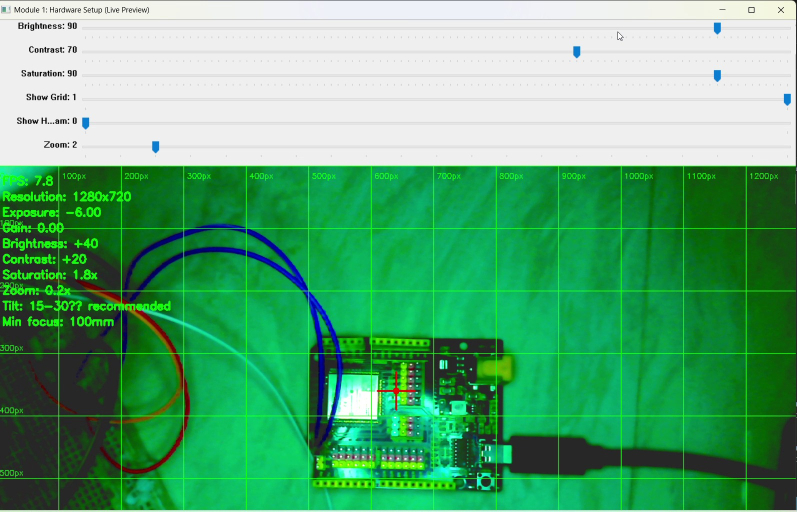
#> input picture module-01-camera-conditioning/images/01_grid_overlay.jpg, 1594 x 1024 px, given in place of the camera (shown at 1/2 size)
$ python module5_robotics_logic.py
#> lines starting #> are read from the running program, lines starting #| are printed output that depends on the picture; after the words box and inside, x2 and y2 are one past the last pixel; in counts of white or black regions, pixels touching at a corner belong together
"""
Module 5: Robotics Implementation & Logic

Single-screen layout with tracking views and dashboard in a 2x2 grid.
Click any panel to expand to fullscreen. Click again to return.
"""

import cv2
import numpy as np
import math
import time


fullscreen_mode = False
fullscreen_panel = None


PANEL_ORDER = ['tracking', 'mask', 'position', 'dashboard']
HINT = "Click panel to fullscreen | 'q' quit"


def nothing(x):
    pass


class LEDTracker:
    def __init__(self, min_area=200, max_area=50000, circularity_thresh=0.6, stability_frames=3):
        self.min_area = min_area
        self.max_area = max_area
        self.circularity_thresh = circularity_thresh
        self.stability_frames = stability_frames
        self.detection_history = []
        self.last_valid_centroid = None
        self.last_valid_area = None
        self.detection_count = 0
        self.total_frames = 0

    def calculate_circularity(self, contour):
        area = cv2.contourArea(contour)
        perimeter = cv2.arcLength(contour, True)
        if perimeter == 0:
            return 0.0
        return (4 * math.pi * area) / (perimeter ** 2)

    # [10 lines left out: functions get_centroid, estimate_distance, not called in this run]

    def update(self, frame, mask):
        self.total_frames += 1
        contours, _ = cv2.findContours(mask, cv2.RETR_EXTERNAL, cv2.CHAIN_APPROX_SIMPLE)
        if not contours:
            self.detection_history.append(False)
            if len(self.detection_history) > self.stability_frames:
                self.detection_history.pop(0)
            return {
                "detected": False, "centroid": self.last_valid_centroid,
                "area": self.last_valid_area, "distance_factor": 0.0,
                "circularity": 0.0, "stable": False,
                "reason": "No contours",
                "detection_rate": self.detection_count / max(self.total_frames, 1),
            }
        best_contour = None
        best_score = -1
        for cnt in contours:
            area = cv2.contourArea(cnt)
            if area < self.min_area or area > self.max_area:
                continue
            circ = self.calculate_circularity(cnt)
            if circ < self.circularity_thresh:
                continue
            score = area * circ
            if score > best_score:
                best_score = score
                best_contour = cnt
        if best_contour is None:
            self.detection_history.append(False)
            if len(self.detection_history) > self.stability_frames:
                self.detection_history.pop(0)
            return {
                "detected": False, "centroid": self.last_valid_centroid,
                "area": self.last_valid_area, "distance_factor": 0.0,
                "circularity": 0.0, "stable": False,
                "reason": "No valid contour",
                "detection_rate": self.detection_count / max(self.total_frames, 1),
            }
        self.detection_count += 1
        area = cv2.contourArea(best_contour)
        centroid = self.get_centroid(best_contour)
        circ = self.calculate_circularity(best_contour)
        dist = self.estimate_distance(area)
        self.last_valid_centroid = centroid
        self.last_valid_area = area
        self.detection_history.append(True)
        if len(self.detection_history) > self.stability_frames:
            self.detection_history.pop(0)
        stable = (all(self.detection_history)
                  and len(self.detection_history) >= self.stability_frames)
        return {
            "detected": True, "centroid": centroid, "area": area,
            "distance_factor": dist, "circularity": circ, "stable": stable,
            "reason": "OK", "detection_rate": self.detection_count / max(self.total_frames, 1),
        }


def initialize_camera(device_index: int = 0) -> cv2.VideoCapture:
    """Open the camera and pin every automatic control.

    Identical in all five modules on purpose: each one must produce the same
    frames regardless of which module ran before it. Windows camera drivers
    retain property state between processes, so a module that leaves a control
    unset inherits whatever the previous run left behind.
    """
    backends = [cv2.CAP_DSHOW, cv2.CAP_MSMF, cv2.CAP_VFW, cv2.CAP_ANY]
    cap = None
    for backend in backends:
        cap = cv2.VideoCapture(device_index, backend)
        if cap.isOpened():
            print(f"Camera opened with backend: {backend}")
            break
        cap.release()
    if cap is None or not cap.isOpened():
        raise RuntimeError("Failed to open camera. Check USB connection.")
    cap.set(cv2.CAP_PROP_FRAME_WIDTH, 1280)
    cap.set(cv2.CAP_PROP_FRAME_HEIGHT, 720)
    cap.set(cv2.CAP_PROP_AUTO_EXPOSURE, 0.25)
    cap.set(cv2.CAP_PROP_EXPOSURE, -6.0)
    cap.set(cv2.CAP_PROP_GAIN, 0.0)
    cap.set(cv2.CAP_PROP_AUTO_WB, 0.0)
    cap.set(cv2.CAP_PROP_FPS, 30)
    return cap


def create_trackbars() -> None:
    cv2.namedWindow("Controls", cv2.WINDOW_NORMAL)
    cv2.resizeWindow("Controls", 400, 250)
    cv2.createTrackbar("Min Area", "Controls", 200, 2000, nothing)
    cv2.createTrackbar("Max Area", "Controls", 500, 1000, nothing)
    cv2.createTrackbar("Circularity", "Controls", 60, 100, nothing)
    cv2.createTrackbar("Stability", "Controls", 3, 10, nothing)


def get_params() -> dict:
    return {
        "min_area": cv2.getTrackbarPos("Min Area", "Controls"),
        "max_area": cv2.getTrackbarPos("Max Area", "Controls") * 100,
        "circularity": cv2.getTrackbarPos("Circularity", "Controls") / 100.0,
        "stability": cv2.getTrackbarPos("Stability", "Controls"),
    }


def preprocess_frame(frame: np.ndarray) -> np.ndarray:
    blurred = cv2.GaussianBlur(frame, (5, 5), 0)
    hsv = cv2.cvtColor(blurred, cv2.COLOR_BGR2HSV)
    lower1 = np.array([0, 120, 80])
    upper1 = np.array([10, 255, 255])
    mask1 = cv2.inRange(hsv, lower1, upper1)
    lower2 = np.array([170, 120, 80])
    upper2 = np.array([179, 255, 255])
    mask2 = cv2.inRange(hsv, lower2, upper2)
    mask = cv2.bitwise_or(mask1, mask2)
    kernel = np.ones((5, 5), np.uint8)
    mask = cv2.erode(mask, kernel, iterations=1)
    mask = cv2.dilate(mask, kernel, iterations=1)
    return mask


def draw_tracking_overlay(frame: np.ndarray, data: dict) -> np.ndarray:
    panel = frame.copy()
    h, w = panel.shape[:2]
    cx_frame, cy_frame = w // 2, h // 2
    cv2.line(panel, (cx_frame - 20, cy_frame), (cx_frame + 20, cy_frame), (200, 200, 200), 1)
    cv2.line(panel, (cx_frame, cy_frame - 20), (cx_frame, cy_frame + 20), (200, 200, 200), 1)
    if data["detected"] and data["centroid"]:
        cx, cy = data["centroid"]
        color = (0, 255, 0) if data["stable"] else (0, 165, 255)
        cv2.circle(panel, (cx, cy), 8, color, -1)
        cv2.circle(panel, (cx, cy), 12, color, 2)
        cv2.line(panel, (cx_frame, cy_frame), (cx, cy), color, 2)
        dx, dy = cx - cx_frame, cy - cy_frame
        cv2.putText(panel, f"Offset: ({dx:+d}, {dy:+d})", (cx + 15, cy - 15),
                                                           cv2.FONT_HERSHEY_SIMPLEX, 0.5, color, 1)
        info = [
            f"Centroid: ({cx}, {cy})",
            f"Area: {int(data['area'])}",
            f"Dist: {data['distance_factor']:.2f}",
            f"Circ: {data['circularity']:.2f}",
            f"Stable: {'YES' if data['stable'] else 'NO'}",
        ]
        y = 30
        for line in info:
            cv2.putText(panel, line, (10, y), cv2.FONT_HERSHEY_SIMPLEX, 0.5, color, 1)
            y += 20
    else:
        cv2.putText(panel, f"NO DETECTION: {data['reason']}", (10, 30),
                    cv2.FONT_HERSHEY_SIMPLEX, 0.6, (0, 0, 255), 2)
    return panel


def create_distance_graph(data: dict, width: int = 400, height: int = 200) -> np.ndarray:
    graph = np.zeros((height, width, 3), dtype=np.uint8)
    for x in range(width):
        intensity = int(255 * (x / width))
        cv2.line(graph, (x, 0), (x, height), (0, intensity, 255 - intensity), 1)
    for i in range(6):
        x = int((i / 5) * width)
        cv2.line(graph, (x, 0), (x, height), (255, 255, 255), 1)
        cv2.putText(graph, f"{i/5:.1f}", (x - 10, height - 10), cv2.FONT_HERSHEY_SIMPLEX, 0.4,
                    (255, 255, 255), 1)
    if data["detected"]:
        pos_x = int(data["distance_factor"] * width)
        pos_x = min(pos_x, width - 10)
        cv2.circle(graph, (pos_x, height // 2), 15, (255, 255, 255), -1)
        cv2.circle(graph, (pos_x, height // 2), 15, (0, 0, 0), 2)
        cv2.putText(graph, f"{data['distance_factor']:.2f}", (pos_x - 25, height // 2 - 20),
                    cv2.FONT_HERSHEY_SIMPLEX, 0.5, (255, 255, 255), 1)
    cv2.putText(graph, "Distance (0=Far, 1=Close)", (10, 20), cv2.FONT_HERSHEY_SIMPLEX, 0.5,
                (255, 255, 255), 1)
    return graph


def create_position_tracker(data: dict, width: int = 400, height: int = 400) -> np.ndarray:
    tracker = np.zeros((height, width, 3), dtype=np.uint8)
    for i in range(0, width, 50):
        cv2.line(tracker, (i, 0), (i, height), (50, 50, 50), 1)
    for i in range(0, height, 50):
        cv2.line(tracker, (0, i), (width, i), (50, 50, 50), 1)
    cx, cy = width // 2, height // 2
    cv2.line(tracker, (cx - 20, cy), (cx + 20, cy), (200, 200, 200), 2)
    cv2.line(tracker, (cx, cy - 20), (cx, cy + 20), (200, 200, 200), 2)
    if data["detected"] and data["centroid"]:
        pos_x = int((data["centroid"][0] / 1280) * width)
        pos_y = int((data["centroid"][1] / 720) * height)
        color = (0, 255, 0) if data["stable"] else (0, 165, 255)
        cv2.circle(tracker, (pos_x, pos_y), 10, color, -1)
        cv2.circle(tracker, (pos_x, pos_y), 15, color, 2)
        cv2.putText(tracker, f"({data['centroid'][0]}, {data['centroid'][1]})",
                                (pos_x + 15, pos_y - 15), cv2.FONT_HERSHEY_SIMPLEX, 0.5, color, 1)
    cv2.putText(tracker, "Position Tracker", (10, 25), cv2.FONT_HERSHEY_SIMPLEX, 0.6,
                (255, 255, 255), 1)
    return tracker


def create_dashboard(data: dict, params: dict, fps: float) -> np.ndarray:
    width, height = 600, 500
    dash = np.zeros((height, width, 3), dtype=np.uint8)
    cv2.putText(dash, "ROBOTICS DASHBOARD", (10, 30), cv2.FONT_HERSHEY_SIMPLEX, 0.8, (0, 255, 255),
                2)
    if data["detected"]:
        status_color = (0, 255, 0) if data["stable"] else (0, 165, 255)
        status_text = "DETECTED" if data["stable"] else "DETECTED (UNSTABLE)"
    else:
        status_color = (0, 0, 255)
        status_text = "NOT DETECTED"
    cv2.putText(dash, f"Status: {status_text}", (10, 70), cv2.FONT_HERSHEY_SIMPLEX, 0.6,
                status_color, 2)
    y = 110
    metrics = [
        f"FPS: {fps:.1f}",
        f"Centroid: {data['centroid'] if data['centroid'] else 'N/A'}",
        f"Area: {int(data['area']) if data['area'] else 'N/A'}",
        f"Distance: {data['distance_factor']:.3f}" if data['distance_factor'] else "Distance: N/A",
        f"Circularity: {data['circularity']:.3f}" if data['circularity'] else "Circularity: N/A",
        f"Detection Rate: {data['detection_rate']:.1%}",
        f"Min Area: {params['min_area']}  Max Area: {params['max_area']}",
        f"Circularity Threshold: {params['circularity']:.2f}",
        f"Stability Frames: {params['stability']}",
    ]
    for metric in metrics:
        cv2.putText(dash, metric, (10, y), cv2.FONT_HERSHEY_SIMPLEX, 0.5, (255, 255, 255), 1)
        y += 25
    y += 15
    if data["stable"] and data["centroid"]:
        cx = data["centroid"][0]
        if abs(cx - 640) < 50:
            action = "MOVE FORWARD"
        elif cx < 640:
            action = "TURN LEFT"
        else:
            action = "TURN RIGHT"
        cv2.putText(dash, f"Action: {action}", (10, y), cv2.FONT_HERSHEY_SIMPLEX, 0.6, (0, 255, 0),
                    2)
    else:
        cv2.putText(dash, "Action: SEARCH", (10, y), cv2.FONT_HERSHEY_SIMPLEX, 0.6, (0, 0, 255), 2)
    return dash


def create_single_screen(panels: dict, labels: dict, order: list, hint: str,
                         screen_w: int = 1600, screen_h: int = 900) -> np.ndarray:
    """Composite four panels into one 2x2 window.

    `order` names the panels top-left, top-right, bottom-left, bottom-right.
    Identical in all five modules -- only the names passed in differ, so this
    cannot drift between copies. Enforced by tools/check_repo.py.
    """
    panel_h = screen_h // 2
    panel_w = screen_w // 2
    slots = [(0, 0), (0, panel_w), (panel_h, 0), (panel_h, panel_w)]
    screen = np.zeros((screen_h, screen_w, 3), dtype=np.uint8)
    for panel_key, (y, x) in zip(order, slots):
        if panel_key not in panels:
            continue
        resized = cv2.resize(panels[panel_key], (panel_w, panel_h))
        label = labels.get(panel_key, panel_key.upper())
        cv2.putText(resized, label, (10, 25), cv2.FONT_HERSHEY_SIMPLEX, 0.7, (0, 255, 255), 2)
        cv2.rectangle(resized, (0, 0), (panel_w - 1, panel_h - 1), (100, 100, 100), 2)
        screen[y:y + panel_h, x:x + panel_w] = resized
    cv2.putText(screen, hint, (10, screen_h - 15),
                               cv2.FONT_HERSHEY_SIMPLEX, 0.5, (200, 200, 200), 1)
    return screen


# [13 lines left out: function mouse_callback, not called in this run]


def main():
    global fullscreen_mode, fullscreen_panel
    print("Module 5: Robotics Logic - Single Screen")
    print("Click any panel to fullscreen. Click again to return.")
    print("Press 'q' to quit.\n")

    try:
        cap = initialize_camera(device_index=0)
        create_trackbars()

        screen_w, screen_h = 1600, 900
        cv2.namedWindow("Module 5 - Single Screen", cv2.WINDOW_NORMAL)
        cv2.resizeWindow("Module 5 - Single Screen", screen_w, screen_h)
        mouse_state = {'screen_shape': (screen_h, screen_w), 'clicked': None,
                       'toggle': False, 'order': PANEL_ORDER}
        cv2.setMouseCallback("Module 5 - Single Screen", mouse_callback, mouse_state)

        fps = 0.0
        prev_time = time.time()
        tracker = LEDTracker()

        while True:
            ret, frame = cap.read()
#> frame is the input picture: shape (1024, 1594, 3); mean B, G, R 116.2, 168.5, 89.5
            if not ret:
                continue

            current_time = time.time()
            fps = 1.0 / (current_time - prev_time) if (current_time - prev_time) > 0 else 0
            prev_time = current_time

            params = get_params()
            tracker.min_area = params["min_area"]
            tracker.max_area = params["max_area"]
            tracker.circularity_thresh = params["circularity"]
            tracker.stability_frames = params["stability"]

            mask = preprocess_frame(frame)
#> in preprocess_frame, `mask1 = cv2.inRange(hsv, lower1, upper1)`:
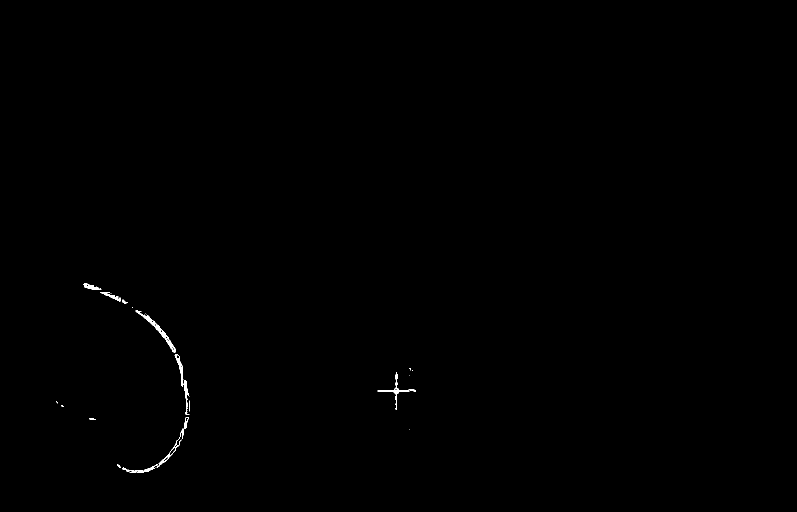
#> mask1: shape (1024, 1594) (shown at 1/2 size); 0.19% white; 25 white regions (12 under 20 px), largest, box (x1, y1, x2, y2) and area: (271, 620, 352, 705) 712, (755, 744, 832, 820) 477, (349, 709, 367, 773) 310
#> in preprocess_frame, `mask = cv2.dilate(mask, kernel, iterations=1)`:
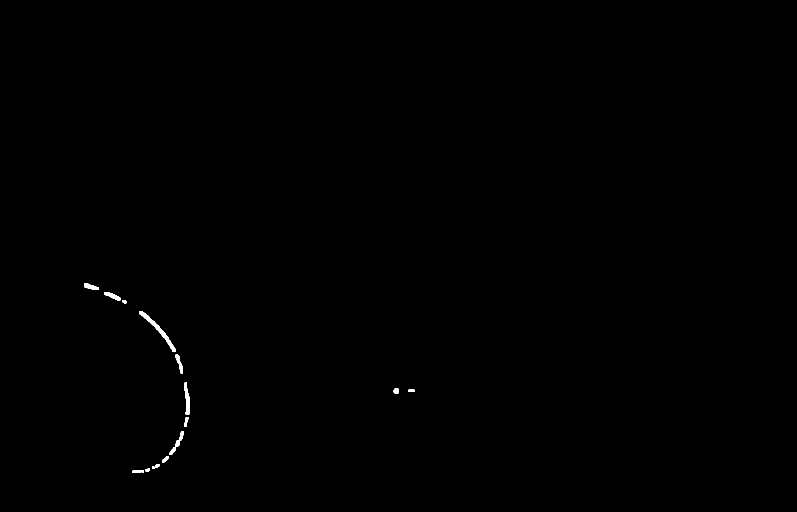
#> mask: shape (1024, 1594) (shown at 1/2 size); 0.18% white; 16 white regions
            data = tracker.update(frame, mask)
#> in update, `contours, _ = cv2.findContours(mask, cv2.RETR_EXTERNAL, cv2.CHAIN_APPR..`: contours = 16 contours, 2 with area under 20; largest, box (x1, y1, x2, y2) and area: (278, 623, 351, 704) 710, (369, 765, 380, 830) 368, (339, 862, 367, 910) 277, (208, 584, 241, 601) 228, (168, 566, 198, 580) 204
#> the loop in update, `for cnt in contours:` made 16 passes
#> after the loop in update, `for cnt in contours:`: best_score = -1
#> data = 8 items

            # Handle mouse click toggle
            if mouse_state['toggle']:
                clicked = mouse_state['clicked']
                if fullscreen_mode and fullscreen_panel == clicked:
                    fullscreen_mode = False
                    fullscreen_panel = None
                else:
                    fullscreen_mode = True
                    fullscreen_panel = clicked
                mouse_state['toggle'] = False

            # Build panels
            panels = {}
            labels = {}

            # Tracking overlay
            tracking = draw_tracking_overlay(frame, data)
            cv2.putText(tracking, f"FPS: {fps:.1f}", (tracking.shape[1] - 100, 25),
                        cv2.FONT_HERSHEY_SIMPLEX, 0.5, (255, 255, 255), 1)
#> tracking: shape (1024, 1594, 3); mean B, G, R 116, 168.2, 89.6
            panels['tracking'] = tracking
            labels['tracking'] = "TRACKING"

            # Mask
            mask_color = cv2.cvtColor(mask, cv2.COLOR_GRAY2BGR)
#> mask_color: shape (1024, 1594, 3); 0.18% white; 16 white regions, largest, box (x1, y1, x2, y2) and area: (278, 623, 351, 704) 806, (369, 765, 380, 830) 437, (339, 862, 367, 910) 334
            panels['mask'] = mask_color
            labels['mask'] = "MASK"

            # Position tracker
            pos_tracker = create_position_tracker(data)
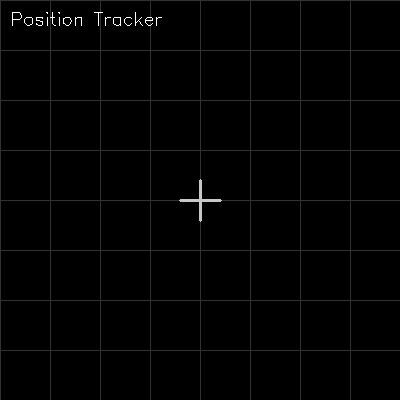
#> pos_tracker: shape (400, 400, 3); min 0, max 255, mean 2.8
            panels['position'] = pos_tracker
            labels['position'] = "POSITION"

            # Dashboard
            dashboard = create_dashboard(data, params, fps)
#> in create_dashboard, `metrics = [ f"FPS: {fps:.1f}", f"Centroid: {data['centroid'] if data['..`: metrics = ['FPS: 6.3', 'Centroid: N/A', 'Area: N/A', 'Distance: N/A', 'Circularity: N/A', 'Detection Rate: 0.0%', 'Min Area: 200  Max Area: 50000', 'Circularity Threshold: 0.60', 'Stability Frames: 3']
#> the loop in create_dashboard, `for metric in metrics:` made 9 passes
#> (metric, y) on passes 1 to 8: ('FPS: 6.3', 135), ('Centroid: N/A', 160), ('Area: N/A', 185), ('Distance: N/A', 210), ('Circularity: N/A', 235), ('Detection Rate: 0.0%', 260), ('Min Area: 200  Max Area: 50000', 285), ('Circularity Threshold: 0.60', 310)
#> after the loop in create_dashboard, `for metric in metrics:`:
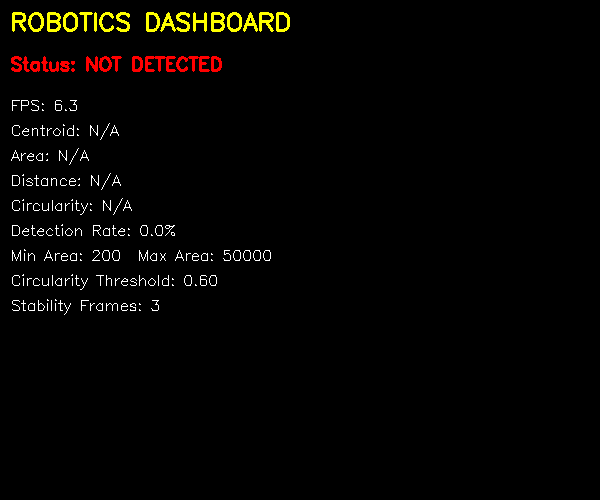
#> dash: shape (500, 600, 3); mean of channels 0, 1, 2 2.3, 4.3, 5.6; drawn as B, G, R
#> after the loop in create_dashboard, `for metric in metrics:`: y = 335
#> in create_dashboard, `y += 15`: y = 350
            panels['dashboard'] = dashboard
            labels['dashboard'] = "DASHBOARD"

            # Distance graph (extra panel for fullscreen)
            dist_graph = create_distance_graph(data)
#> after the loop in create_distance_graph, `for i in range(6):`:
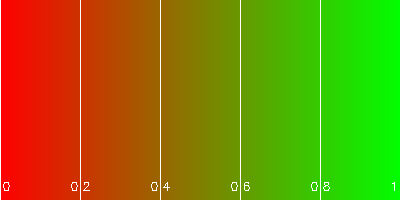
#> graph: shape (200, 400, 3); mean of channels 0, 1, 2 3.9, 129, 129.9; drawn as B, G, R
            panels['distance'] = dist_graph
            labels['distance'] = "DISTANCE"

            # Render
            if fullscreen_mode and fullscreen_panel in panels:
                fs_img = cv2.resize(panels[fullscreen_panel], (screen_w, screen_h))
                cv2.putText(fs_img, f"{labels[fullscreen_panel]} - CLICK TO EXIT",
                            (10, 30), cv2.FONT_HERSHEY_SIMPLEX, 0.7, (0, 255, 255), 2)
                cv2.imshow("Module 5 - Single Screen", fs_img)
            else:
                screen = create_single_screen(panels, labels, PANEL_ORDER, HINT,
                                              screen_w, screen_h)
#> after the loop in create_single_screen, `for panel_key, (y, x) in zip(order, slots):`:
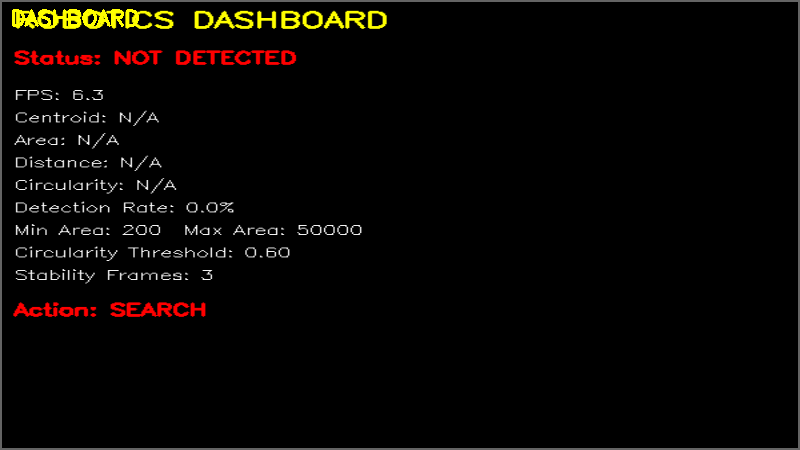
#> resized: shape (450, 800, 3); mean of channels 0, 1, 2 3.7, 6.1, 8.4; drawn as B, G, R
#> after the loop in create_single_screen, `for panel_key, (y, x) in zip(order, slots):`:
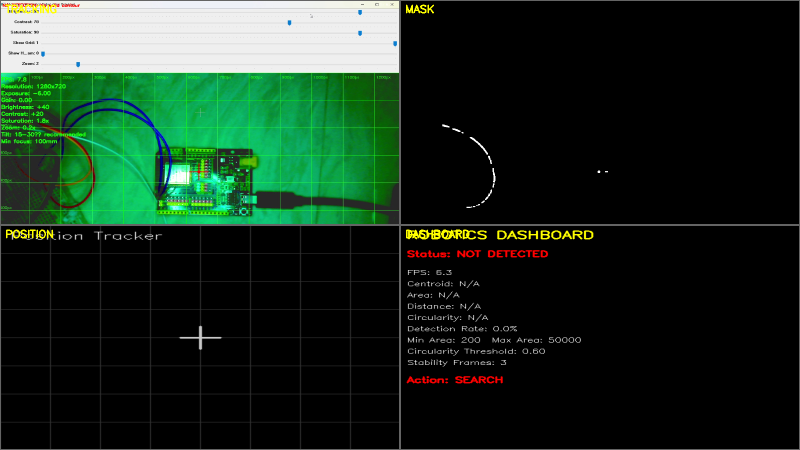
#> screen: shape (900, 1600, 3) (shown at 1/2 size); mean of channels 0, 1, 2 31, 45, 26; drawn as B, G, R
                cv2.imshow("Module 5 - Single Screen", screen)

            if data["stable"]:
                print(f"\r[STABLE] C:{data['centroid']} A:{int(data['area'])} "
                      f"D:{data['distance_factor']:.2f}", end="")

            key = cv2.waitKey(1) & 0xFF
#> (key q is pressed here)
            if key == ord('q'):
                break
            elif key == 27:
                fullscreen_mode = False
                fullscreen_panel = None
                mouse_state['toggle'] = False

    except RuntimeError as e:
        print(f"Error: {e}")
    finally:
        if 'cap' in locals():
            cap.release()
        cv2.destroyAllWindows()
        print("\n\nModule 5 complete.")


if __name__ == "__main__":
    main()
